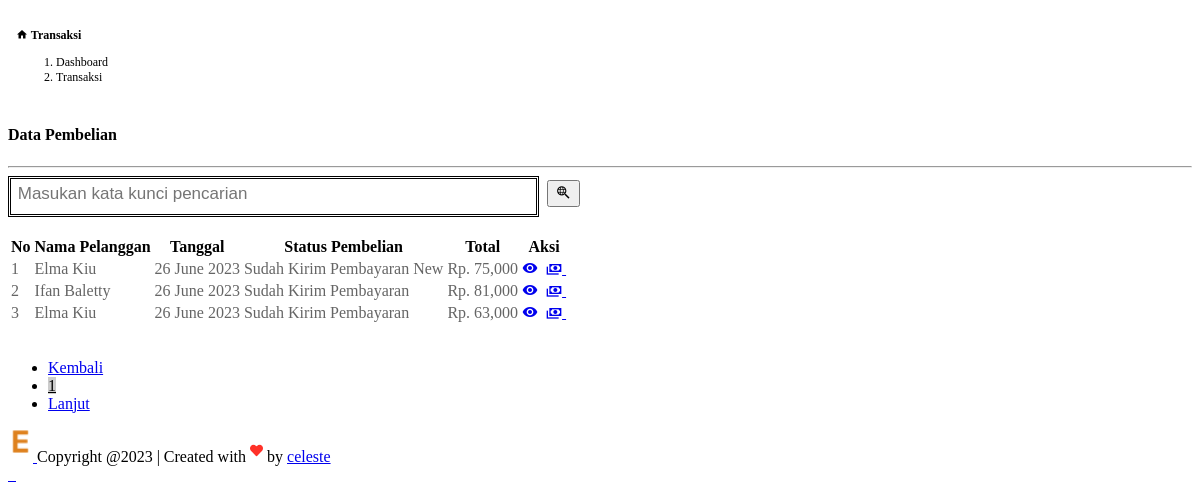
Before: /jadi.php (signed in) with the older database file.
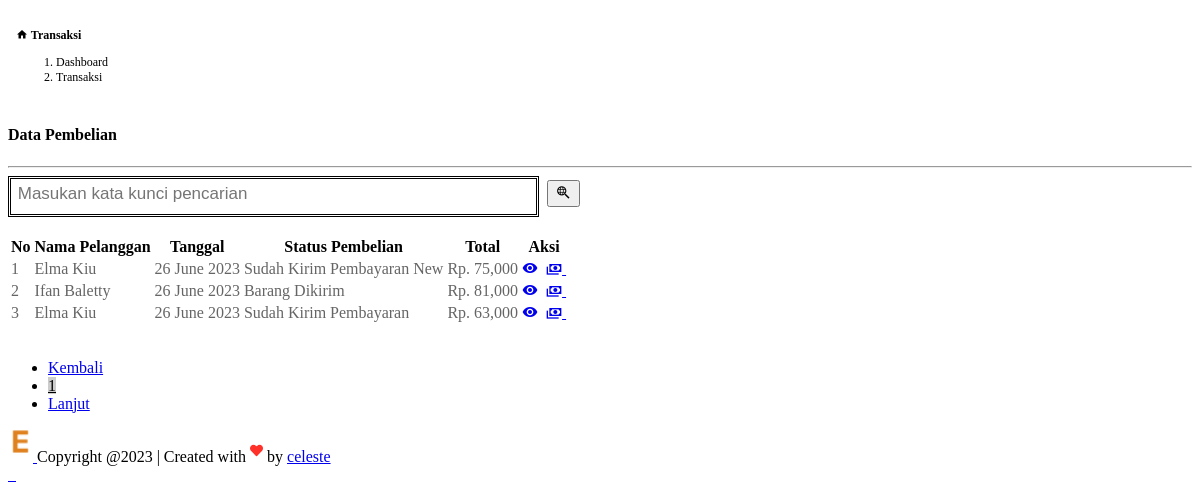
After: the same page with the newer database file.
### tables this page shows
CREATE TABLE `pembelian` (
  `id_pembelian` int(11) NOT NULL,
  `id_pembeli` int(11) NOT NULL,
  `tgl_pembelian` timestamp NOT NULL DEFAULT current_timestamp(),
  `tgl_expired` timestamp NOT NULL DEFAULT current_timestamp(),
  `finaltotalbelanjabeli` int(11) NOT NULL,
  `ekspedisi` varchar(200) NOT NULL,
  `alamat_pengiriman` text NOT NULL,
  `status_pembelian` varchar(100) NOT NULL DEFAULT 'Pending',
  `resi_pengiriman` varchar(300) NOT NULL,
  `ongkir` int(11) NOT NULL,
  `provinsi` varchar(244) NOT NULL,
  `distrik` varchar(244) NOT NULL,
  `kodepos` varchar(244) NOT NULL,
  `tipe` varchar(244) NOT NULL,
  `paket` varchar(244) NOT NULL,
  `estimasi` varchar(244) NOT NULL,
  `total_berat` int(11) NOT NULL,
  `have_seen` tinyint(1) NOT NULL
);

CREATE TABLE `pembeli` (
  `id_pembeli` int(11) NOT NULL,
  `nama` varchar(500) NOT NULL,
  `alamat` text NOT NULL,
  `telepon` varchar(13) NOT NULL,
  `email` varchar(500) NOT NULL,
  `password` varchar(500) NOT NULL,
  `provinsi` varchar(244) NOT NULL,
  `distrik` varchar(244) NOT NULL,
  `tipe` varchar(244) NOT NULL,
  `kodepos` varchar(244) NOT NULL,
  `idd` varchar(244) NOT NULL
);

### www/jadi.php (the view, shortened to what the changed rows need)
<?php
include '../koneksi.php';
?>
<!DOCTYPE html>
<html lang="en">
<head>
    <link rel="stylesheet" href="assets/vendors/mdi/css/materialdesignicons.min.css">
    <link rel="stylesheet" href="assets/vendors/css/vendor.bundle.base.css">
    <link rel="stylesheet" href="assets/css/style.css">
    <link rel="stylesheet" href="plugins/datatables-bs4/css/dataTables.bootstrap4.min.css">
    <link rel="stylesheet" href="plugins/datatables-responsive/css/responsive.bootstrap4.min.css">
    <link rel="stylesheet" href="plugins/datatables-buttons/css/buttons.bootstrap4.min.css">
</head>
<body>
    <div class="container-scroller">
        <div class="container-fluid page-body-wrapper">
            <div class="main-panel">
                <div class="content-wrapper">
                    <section class="content">
                      <div class="container-fluid">
                        <div class="row">
                          <div class="col-12">
                            <div class="card">
                              <div class="card-body">
                                  <br>
                                  <table class="table table-bordered table-hover">
                                    <thead>
                                      <tr>
                                        <th>No</th>
                                        <th>Nama Pelanggan</th>
                                        <th>Tanggal</th>
                                        <th>Status Pembelian</th>
                                        <th>Total</th>
                                        <th>Aksi</th>
                                      </tr>
                                    </thead>
                                    <tbody>
                                      <?php $nomor = 1; ?>
                                      <?php
                        $jumlahDataPerHalaman = 5;
                        $halamanAktif = (isset($_GET["halaman"])) ? $_GET["halaman"] : 1;
                        $awalData = ($jumlahDataPerHalaman * $halamanAktif) - $jumlahDataPerHalaman;
                        ?>
                        <?php
                        $ambil = $koneksi->query("SELECT * FROM pembelian JOIN pembeli
                                      ON pembelian.id_pembeli=pembeli.id_pembeli
                                      WHERE pembelian.id_pembelian ORDER BY id_pembelian DESC LIMIT $awalData, $jumlahDataPerHalaman"); ?>
                        <?php
                        while ($pecah = $ambil->fetch_assoc()) { ?>
                                      <tr>
                                        <td><?php echo $nomor; ?></td>
                                        <td><?php echo $pecah['nama']; ?></td>
                                        <td><?php echo date("d F Y", strtotime($pecah['tgl_pembelian'])); ?></td>
                                        <td>
                                          <?php if ($pecah['status_pembelian'] === "Pending"): ?>
                                            <span class="badge bg-warning text-dark"><?php echo $pecah['status_pembelian']; ?></span>
                                          <?php else: ?>
                                            <span class="badge bg-success text-white"><?php echo $pecah['status_pembelian']; ?></span>
                                          <?php endif; ?>
                                        </td>
                                        <td>Rp. <?php echo number_format($pecah['finaltotalbelanjabeli']); ?></td>
                                        <td>
                                          <a href="detailpembelian.php?id=<?php echo $pecah['id_pembelian']; ?>" class="btn btn-sm btn-primary" title="Detail Pembelian"><i class="mdi mdi-eye"></i></a>&nbsp;
                                          <?php if ($pecah['status_pembelian'] !== "Pending"): ?>
                                            <a href="pembayaran.php?id=<?php echo $pecah['id_pembelian']; ?>" class="btn btn-sm btn-warning" title="Pembayaran"><i class="mdi mdi-cash-multiple"></i>&nbsp;</a>
                                          <?php endif; ?>
                                        </td>
                                      </tr>
                                      <?php $nomor++; ?>
                                      <?php } ?>
                                    </tbody>
                                  </table>
                                  <br>
                                </div>
                            </div>
                          </div>
                        </div>
                      </div>
</section>
            </div>
        </div>
    </div>
</body>
</html>

Changed rows visible on the page:
changed pembelian "Ifan Baletty": status_pembelian "Sudah Kirim Pembayaran" → "Barang Dikirim"
